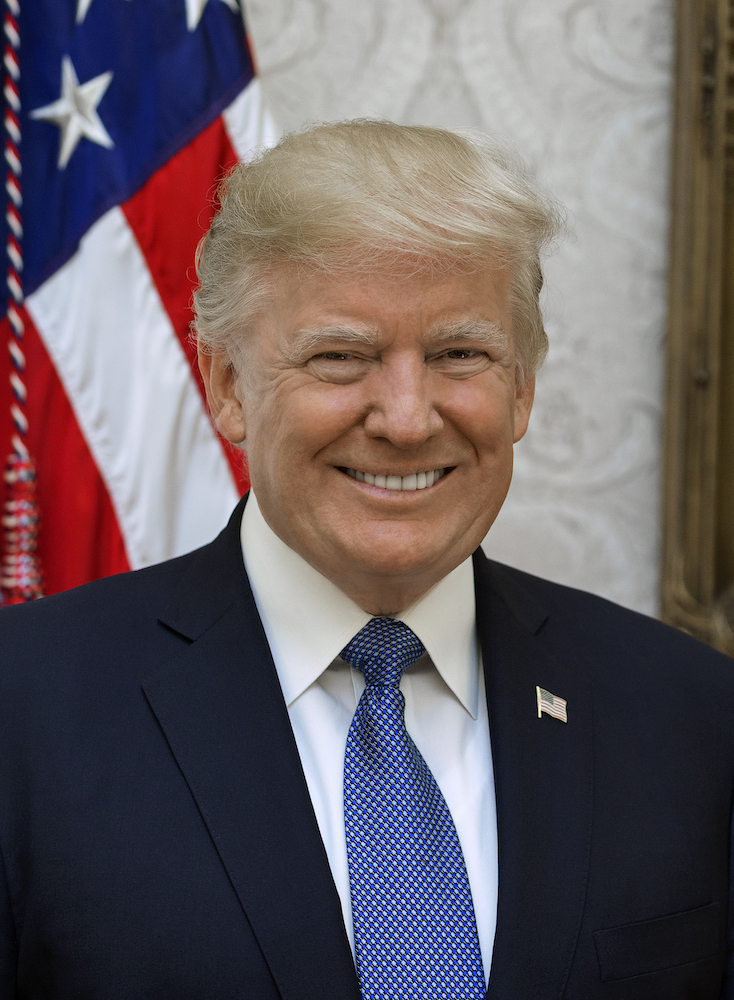
#> input picture Face_Morphing/trump.jpg, 734 x 1000 px
$ jupyter execute --allow-errors FaceMorphing.ipynb   (shell and % lines are left out)
#> lines starting #> are read from the running program, lines starting #| are printed output that depends on the picture
# Face Morphing

# Overview

Morphing is a technique which is widely used in motion pictures and animations to change one image or shape into another seamlessly.

## Results without face alignment

Given two images $I$ and $J$, we want to create an in-between image $M$ by blending images $I$ and $J$. Naively, you can blend the images using the following equation at every pixel $(x,y)$:

$$M(x,y) = (1-\alpha)I(x,y)+\alpha J(x,y)$$

## Results with face alignment

- Align the eyes and mouth before blending the images
- For every pixel $(x_i,y_i)$ in image $I$, we need to find its corresponding pixel $(x_j,y_j)$ in image $J$
- Calculate the location $(x_m,y_m)$ of the pixel in the morphed image:
$$x_m = (1 - \alpha)x_i + \alpha x_j$$
$$y_m = (1 - \alpha)y_i + \alpha y_j$$
- Find the intensity of the pixel at $(x_m,y_m)$ using the following equation:
$$M(x_m,y_m) = (1-\alpha)I(x_i, y_i) + \alpha J(x_j,y_j)$$
- **In Face Morphing, the blending parameter $\alpha$ controls both the shape and intensity at the output pixels.**

# Face Morphing step by step

## Step 1: Find Point Correspondences using Facial Landmark Detection

<table>
    <tr>
        <th><center> <a href="https://www.learnopencv.com/wp-content/uploads/2017/12/opcv4face-w4-m5-facialLandmarkDetection1.png"></a></center></th>
        <th><center> <a href="https://www.learnopencv.com/wp-content/uploads/2017/12/opcv4face-w4-m5-facialLandmarkDetection2.png"></a></center></th>
    </tr>
    <tr>
    <td colspan="2"><center>Step 1: Facial Landmark Detection</center></td>
    </tr>
</table>

## Step 2: Coordinate Transformation

- The input facial images can be of very different sizes.
- We need a way to normalize the faces and bring them to the same reference frame.
- Warp the faces to a $600 \times 600$ image such that the *left corner of the left eye* is at pixel location $( 180, 200 )$ and the *right corner of the right eye* is at pixel location $( 420, 200 )$
<center><a href="https://learnopencv.com/wp-content/uploads/2022/03/opencv4face-coordinate-transformation.jpg"></a></center>

## Step 3: Delaunay Triangulation

- In addition to the 68 points, we add the 8 points on the boundary of the two images.
- This helps blend the background as well.
- Perform triangulation on the average of the two set of points.
- The triangulation is calculated only once and stored as list of indices.

<table>
    <tr>
        <th><center> <a href="https://www.learnopencv.com/wp-content/uploads/2017/12/opcv4face-w4-m5-delaunypoints1.png"></a></center></th>
        <th><center> <a href="https://www.learnopencv.com/wp-content/uploads/2017/12/opcv4face-w4-m5-delaunyTriangle.png"></a></center></th>
        <th><center> <a href="https://www.learnopencv.com/wp-content/uploads/2017/12/opcv4face-w4-m5-delaunyPoints2.png"></a></center></th>
    </tr>
    <tr>
    <td colspan="3"><center>The points in the output coordinate system are shown in the left and right image. Delaunay triangulation is calculated on the average of the left and right shapes.</center></td>
    </tr>
</table>

## Step 4 : Warping images and alpha blending

- Find location of all 76 feature points in morphed image
- Calculate affine transforms using `getAffineTransform` for both set of images and the morphed image
- Apply affine transforms calculated in previous step to transform all pixels inside the triangles to the morphed image.
- Alpha blend the wrapped version of both images ($I$ and $J$) calculated in previous step to obtain the final morphed image.

|The left image shows the warped image1. The right image shows the warped image2. The middle image shows the final morphed image where the left and right warped images are blended based on alpha.|
|------|
|<center><a href="https://www.learnopencv.com/wp-content/uploads/2017/12/opcv4face-w4-m5-warpedalpha.25.png"></a></center> |
| <center>alpha = 0.25
Note that even though the right image is extremely distorted, it does not affect the final morph as much because its contribution is only equal to alpha (i.e. 25%).</center>     |
|<center> <a href="https://www.learnopencv.com/wp-content/uploads/2017/12/opcv4face-w4-m5-warpedalpha.5.png"></a></center>|
|<center>alpha = 0.5</center>|
|<center> <a href="https://www.learnopencv.com/wp-content/uploads/2017/12/opcv4face-w4-m5-warpedalpha.75-1.png"></a></center>|
|<center>alpha = 0.75
Note that even though the left image is extremely distorted, it does not affect the final morph as much because its contribution is only equal to ( 1 - alpha )  (i.e. 25%).</center>|

# Face Morphing Code

[cell 1]
if 'google.colab' in str(get_ipython()):
    print("Downloading Code to Colab Environment")
    !wget https://www.dropbox.com/sh/qa8l3ixwfnael53/AABaRgCQjwUuC2wbWBUaYfUEa?dl=1 -O code.zip -q --show-progress
    !unzip -qq code.zip
else:
    pass

## Step 1: Import required modules

[cell 2]
import sys
import cv2
import numpy as np
import faceBlendCommon as fbc
import matplotlib.pyplot as plt

## Step 2: Load the face and landmark detectors

[cell 3]
# Landmark model location
PREDICTOR_PATH = "lbfmodel.yaml"
# facedetector model file location
MODEL = "opencv_face_detector_uint8.pb"
CONFIG_PATH = "opencv_face_detector.pbtxt"

# Get the face detector network instance
#> (the rest of this cell did not finish here and is left out)

## Step 3: Read two images for morphing

[cell 4]
# Read two images
im1 = cv2.imread("trump.jpg")
#> im1 is the input picture: shape (1000, 734, 3); mean B, G, R 98.7, 94.4, 104.5
im2 = cv2.imread("obama.jpg")
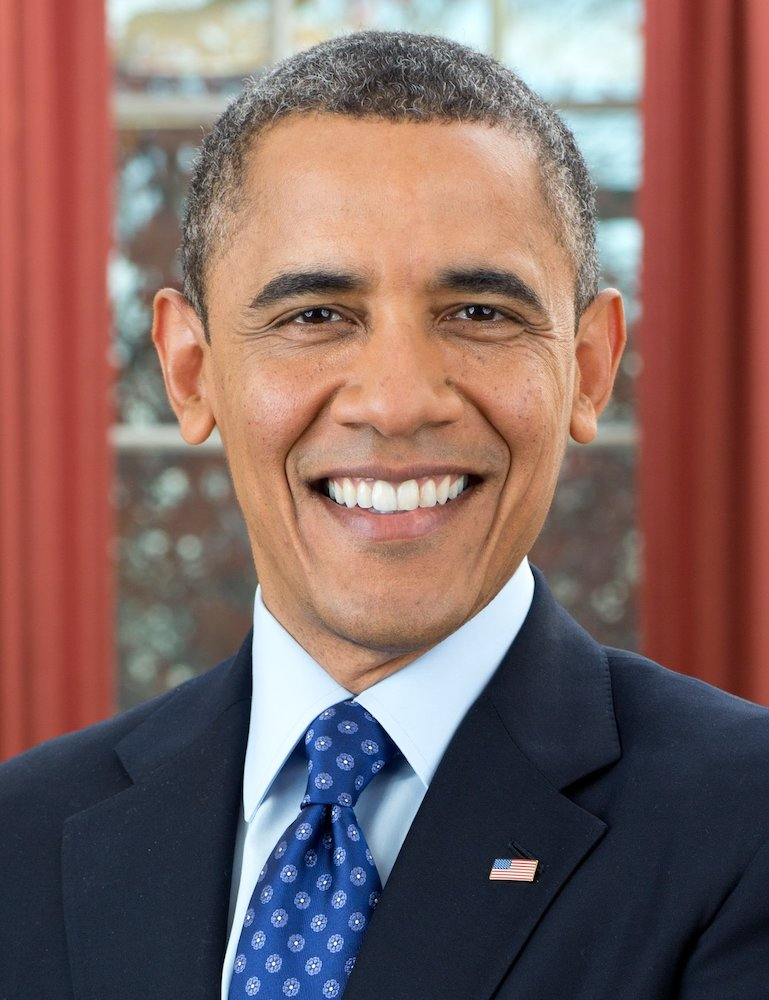
#> input picture Face_Morphing/obama.jpg, 769 x 1000 px
#> im2 is the input picture: shape (1000, 769, 3); mean B, G, R 98.5, 101.4, 128.1

plt.figure(figsize=[15,10])
plt.subplot(121)
plt.imshow(im1[:,:,::-1])
plt.subplot(122)
plt.imshow(im2[:,:,::-1])
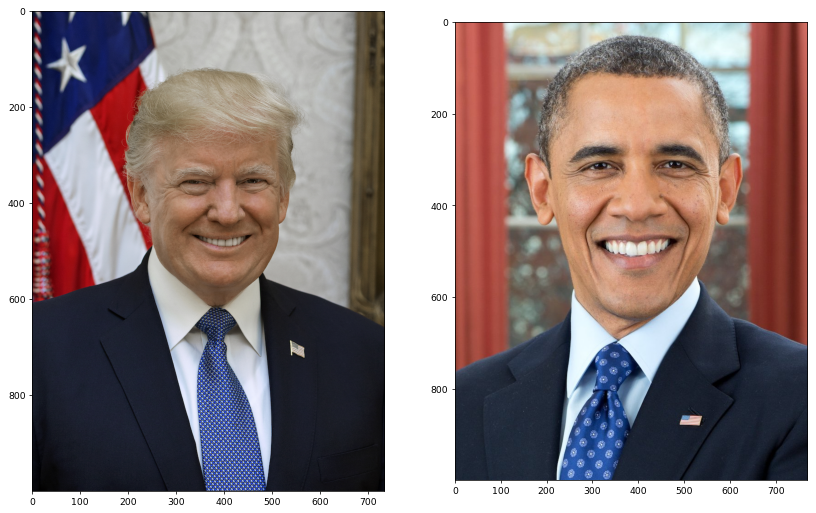
#> figure drawn by matplotlib, 2 panels
